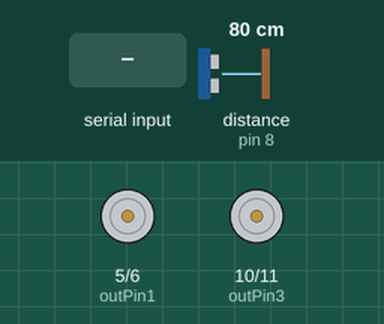
Recording of a sketch running on a simulated Arduino Uno, built with avr-gcc and run on an emulated ATmega328P. On the bench: motor-driver pin pairs drawn as motors (green arrow = first pin HIGH = forward, orange = second pin HIGH = backward, longer = more drive). Inputs (shaded band) come from the test bench; at power-on: distance to the obstacle (sensor on pin 8) 80 cm. The echo pulse lasts 58.3 µs per cm.

Above: at 1.2 s.
1.3 s: "F" received over Serial
At 2.5 s:
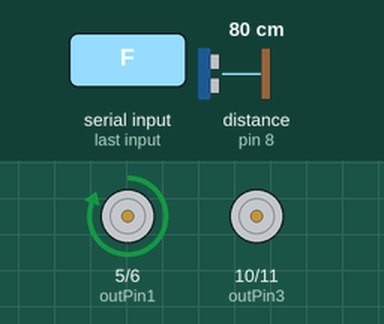
2.8 s: "B" received over Serial
At 3.9 s:
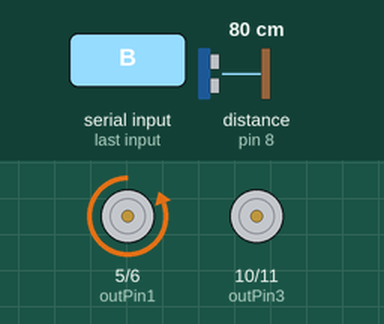
4.3 s: "R" received over Serial
At 5.0 s:
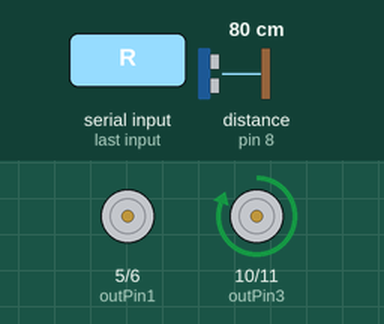
5.8 s: "L" received over Serial
At 6.2 s:
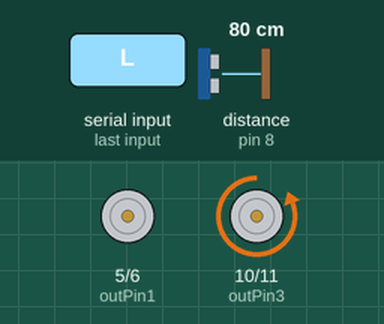
7.3 s: "G" received over Serial
At 8.5 s:
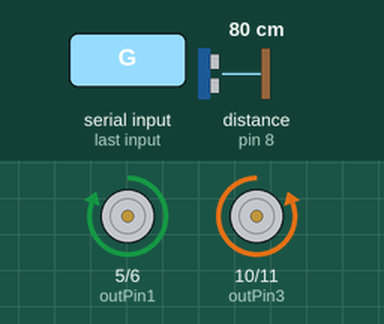
8.8 s: "I" received over Serial
At 9.6 s:
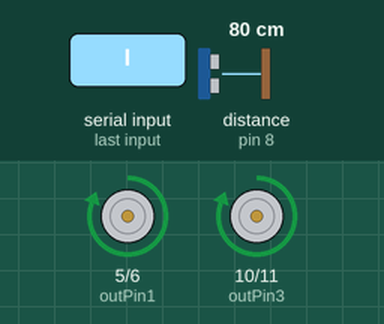
Timing chart, 0 to 11.3 s (numbered marks = the images above; inputs shaded):
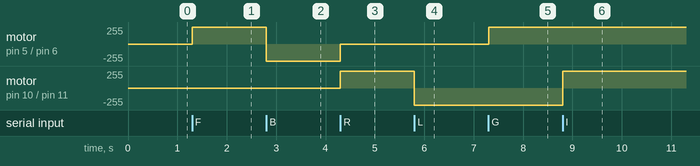

Measured:
- after the input at 1.3 s, motor on pin 5 (outPin1) / pin 6 (outPin2): stopped → forward 255/255 at once
- after the input at 2.8 s, motor on pin 5 (outPin1) / pin 6 (outPin2): forward 255/255 → backward 255/255 at once
- after the input at 4.3 s, motor on pin 5 (outPin1) / pin 6 (outPin2): backward 255/255 → stopped at once; motor on pin 10 (outPin3) / pin 11 (outPin4): stopped → forward 255/255 at once
- after the input at 5.8 s, motor on pin 10 (outPin3) / pin 11 (outPin4): forward 255/255 → backward 255/255 at once
- after the input at 7.3 s, motor on pin 5 (outPin1) / pin 6 (outPin2): stopped → forward 255/255 at once
- after the input at 8.8 s, motor on pin 10 (outPin3) / pin 11 (outPin4): backward 255/255 → forward 255/255 at once

The sketch:

bluetooth_car.ino
```cpp
int outPin1 = 5;     //motor1
int outPin2 = 6;    //motor1

int outPin3 = 10;   //motor2
int outPin4 = 11;   //motor2

char bt = 0;       //BT

const int trigPin = 7; //TRIG
const int echoPin = 8; //ECHO

long duration;
int distance;

int notes[] = {250,350,450};


void setup()
{
 Serial.begin(9600);

 pinMode(outPin1,OUTPUT);
 pinMode(outPin2,OUTPUT);
 pinMode(outPin3,OUTPUT);
 pinMode(outPin4,OUTPUT);
 pinMode(trigPin, OUTPUT);
 pinMode(echoPin, INPUT);

}

void loop()
{
 //Controlar Carro
 if (Serial.available() > 0) //save incoming data to variable 'bt'
 {
   bt = Serial.read();

   if(bt == 'F')           //move forwards
   {
     digitalWrite(outPin1,HIGH);
     digitalWrite(outPin2,LOW);
     digitalWrite(outPin3,LOW);
     digitalWrite(outPin4,LOW);
   }
   else if (bt == 'B')      //move backwards
   {
     digitalWrite(outPin1,LOW);
     digitalWrite(outPin2,HIGH);
     digitalWrite(outPin3,LOW);
     digitalWrite(outPin4,LOW);
   }
   else if (bt == 'R')    // turn wheels right
   {
     digitalWrite(outPin1,LOW);
     digitalWrite(outPin2,LOW);
     digitalWrite(outPin3,HIGH);
     digitalWrite(outPin4,LOW);
   }
   else if (bt == 'L')     //turn wheels left
   {
     digitalWrite(outPin1,LOW);
     digitalWrite(outPin2,LOW);
     digitalWrite(outPin3,LOW);
     digitalWrite(outPin4,HIGH);
   }
   else if (bt== 'G')      //move forward left
   {
    digitalWrite(outPin1,HIGH);
    digitalWrite(outPin2,LOW);
    digitalWrite(outPin3,LOW);
    digitalWrite(outPin4,HIGH);
   }
   else if (bt== 'I')      //move forward right
   {
    digitalWrite(outPin1,HIGH);
    digitalWrite(outPin2,LOW);
    digitalWrite(outPin3,HIGH);
    digitalWrite(outPin4,LOW);
   }
   else if (bt== 'H')      //move backward left
   {
    digitalWrite(outPin1,LOW);
    digitalWrite(outPin2,HIGH);
    digitalWrite(outPin3,LOW);
    digitalWrite(outPin4,HIGH);
   }
   else if (bt=='J')       //move backward right
   {
    digitalWrite(outPin1,LOW);
    digitalWrite(outPin2,HIGH);
    digitalWrite(outPin3,HIGH);
    digitalWrite(outPin4,LOW);
   }
   else if (bt == 'S')     //stop!!
   {
     digitalWrite(outPin1,LOW);
     digitalWrite(outPin2,LOW);
     digitalWrite(outPin3,LOW);
     digitalWrite(outPin4,LOW);
   }
   else if (bt== 'F' and bt== 'L')      //move forward left
   {
    digitalWrite(outPin1,HIGH);
    digitalWrite(outPin2,LOW);
    digitalWrite(outPin3,LOW);
    digitalWrite(outPin4,HIGH);
   }
   else if (bt== 'F' and bt== 'R')      //move forward right
   {
    digitalWrite(outPin1,HIGH);
    digitalWrite(outPin2,LOW);
    digitalWrite(outPin3,HIGH);
    digitalWrite(outPin4,LOW);
   }
   else if (bt== 'B' and bt== 'L')      //move backward left
   {
    digitalWrite(outPin1,LOW);
    digitalWrite(outPin2,HIGH);
    digitalWrite(outPin3,LOW);
    digitalWrite(outPin4,HIGH);
   }
   else if (bt=='B' and bt== 'R')       //move backward right
   {
    digitalWrite(outPin1,LOW);
    digitalWrite(outPin2,HIGH);
    digitalWrite(outPin3,HIGH);
    digitalWrite(outPin4,LOW);
   }

   //Sensores
   digitalWrite(trigPin, LOW);
   delayMicroseconds(2);

   digitalWrite(trigPin, HIGH);
   delayMicroseconds(10);
   digitalWrite(trigPin, LOW);

   duration = pulseIn (echoPin, HIGH);
   distance = duration*0.034/2;

   if( distance <= 30 && distance>=20) {
    tone(3, notes[0]);
   }
  else if( distance <= 20 && distance>=10) {
    tone(3, notes[2]);
  }
  else if( distance <= 10 && distance>=0) {
    tone(3, notes[1]);
  }
  else {
    noTone(3);
  }
 }
}
```
